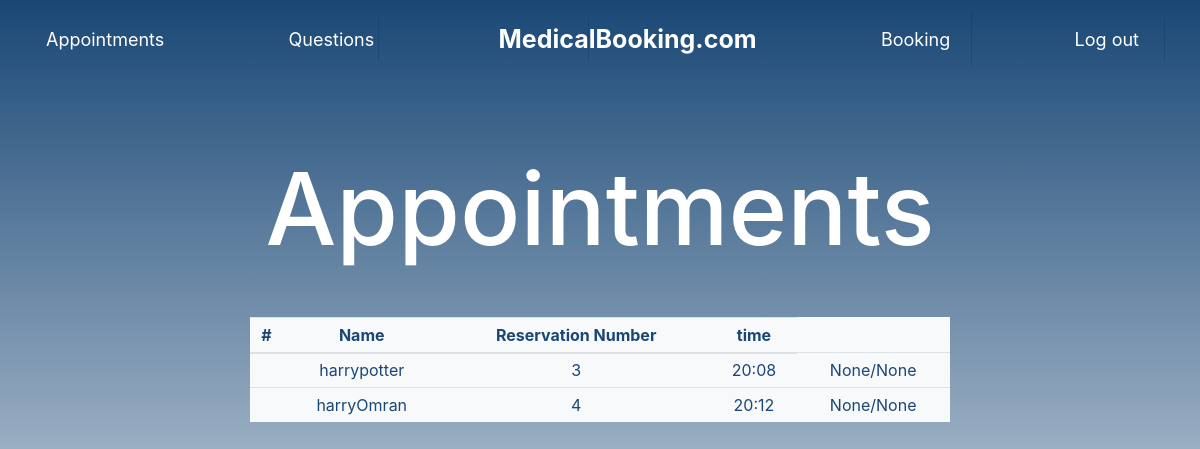
Screenshot of /appointments (signed in) with the database file from the repository.
### tables this page shows
CREATE TABLE appointments(id INTEGER PRIMARY KEY, user_id INTEGER, time TEXT, description TEXT, email TEXT, name TEXT, number INTEGER, day INTEGER, month INTEGER, FOREIGN KEY(user_id) REFERENCES users(id));

### application.py (the view)
@app.route("/appointments", methods=["GET", "POST"])
@login_required
def appointments():
    user_id = session["user_id"]
    rows = db.execute("SELECT * FROM appointments WHERE user_id = ?", user_id)
    return render_template("appointments.html", rows=rows)

### helper.py (called while the page is built)
def login_required(f):
    @wraps(f)
    def decorated_function(*args, **kwargs):
        if session.get("user_id") is None:
            return redirect("/")
        return f(*args, **kwargs)
    return decorated_function

### templates/appointments.html (shortened to what this page needs)
{% extends "layout.html" %}
{% block main %}
    <div id="disabled">
    <div class="container" style="margin-bottom:40px; margin-top:1px;">
        <h1 style="font-size:100px; color:white;">Appointments</h1>
    </div>
    <table class="table table-sm bg-light" style="color:rgba(0,51,102, 0.9);">
  <thead>
    <tr>
      <th scope="col">#</th>
      <th scope="col">Name</th>
      <th scope="col">Reservation Number</th>
      <th scope="col">time</th>
    </tr>
    </thead>
    <tbody>
    {% for row in rows %}
    <tr>
      <td></td>
      <td> {{ row.name }} </td>
      <td> {{ row.id }} </td>
      <td> {{ row.time }} </td>
      <td>{{row.month}}/{{row.day}}</td>
    </tr>
    {% endfor %}
    </tbody>
    </table>
    </div>
{% endblock %}

### static/styles.css (style rules this page uses)
.header { min-height:100vh; width:100%; background-image: linear-gradient(to top, rgba(255,255,255, 0.6), rgba(0,51,102, 0.9)), url(https://images.unsplash.com/photo-1516574187841-cb9cc2ca948b?ixid=MnwxMjA3fDB8MHxzZWFyY2h8MzN8fG1lZGljYWx8ZW58MHx8MHx8&ixlib=rb-1.2.1&auto=format&fit=crop&w=500&q=60); background-size:cover; position: relative; }
.container { margin-top:15px; display: flex; width: 100%; justify-content: center; }
#disabled { display:block; !important justify-content: center; }

### rows the page displays
appointments: name "harrypotter", id "3", time "20:08", month "None", day "None"
appointments: name "harryOmran", id "4", time "20:12", month "None", day "None"
